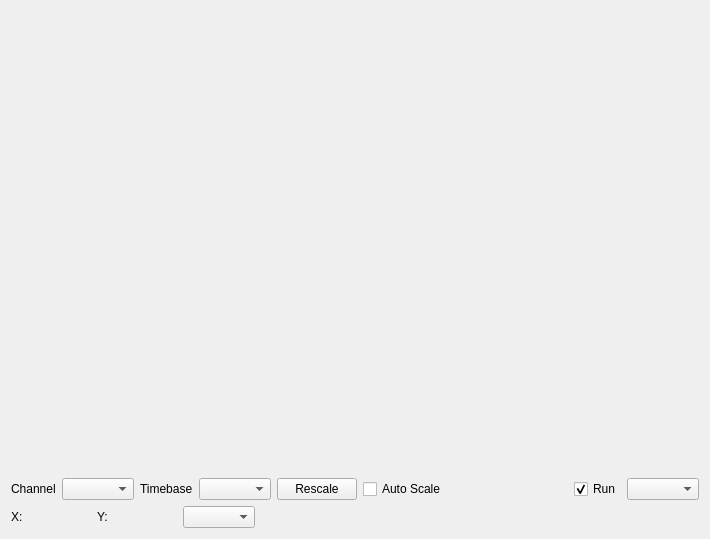
<?xml version="1.0" encoding="UTF-8"?>
<ui version="4.0">
 <class>Scope</class>
 <widget class="QWidget" name="Scope">
  <property name="geometry">
   <rect>
    <x>0</x>
    <y>0</y>
    <width>710</width>
    <height>539</height>
   </rect>
  </property>
  <property name="windowTitle">
   <string>FA Sniffer Viewer</string>
  </property>
  <layout class="QVBoxLayout" name="verticalLayout_2">
   <item>
    <widget class="QFrame" name="axes">
     <property name="sizePolicy">
      <sizepolicy hsizetype="Preferred" vsizetype="MinimumExpanding">
       <horstretch>0</horstretch>
       <verstretch>0</verstretch>
      </sizepolicy>
     </property>
     <property name="frameShape">
      <enum>QFrame::NoFrame</enum>
     </property>
     <property name="frameShadow">
      <enum>QFrame::Raised</enum>
     </property>
    </widget>
   </item>
   <item>
    <layout class="QHBoxLayout" name="horizontalLayout">
     <item>
      <widget class="QLabel" name="textLabel1">
       <property name="text">
        <string>Channel</string>
       </property>
       <property name="wordWrap">
        <bool>false</bool>
       </property>
      </widget>
     </item>
     <item>
      <widget class="QComboBox" name="channel"/>
     </item>
     <item>
      <widget class="QLabel" name="label">
       <property name="text">
        <string>Timebase</string>
       </property>
      </widget>
     </item>
     <item>
      <widget class="QComboBox" name="timebase"/>
     </item>
     <item>
      <widget class="QPushButton" name="rescale">
       <property name="text">
        <string>Rescale</string>
       </property>
      </widget>
     </item>
     <item>
      <widget class="QCheckBox" name="autoscale">
       <property name="text">
        <string>Auto Scale</string>
       </property>
      </widget>
     </item>
     <item>
      <spacer name="spacer1">
       <property name="orientation">
        <enum>Qt::Horizontal</enum>
       </property>
       <property name="sizeType">
        <enum>QSizePolicy::MinimumExpanding</enum>
       </property>
       <property name="sizeHint" stdset="0">
        <size>
         <width>13</width>
         <height>20</height>
        </size>
       </property>
      </spacer>
     </item>
     <item>
      <widget class="QCheckBox" name="run">
       <property name="text">
        <string>Run</string>
       </property>
       <property name="checked">
        <bool>true</bool>
       </property>
      </widget>
     </item>
     <item>
      <widget class="QComboBox" name="mode"/>
     </item>
    </layout>
   </item>
   <item>
    <layout class="QHBoxLayout" name="mode_action">
     <item>
      <widget class="QLabel" name="x_position">
       <property name="sizePolicy">
        <sizepolicy hsizetype="Minimum" vsizetype="Preferred">
         <horstretch>0</horstretch>
         <verstretch>0</verstretch>
        </sizepolicy>
       </property>
       <property name="minimumSize">
        <size>
         <width>80</width>
         <height>0</height>
        </size>
       </property>
       <property name="maximumSize">
        <size>
         <width>80</width>
         <height>16777215</height>
        </size>
       </property>
       <property name="text">
        <string>X:</string>
       </property>
      </widget>
     </item>
     <item>
      <widget class="QLabel" name="y_position">
       <property name="sizePolicy">
        <sizepolicy hsizetype="Minimum" vsizetype="Preferred">
         <horstretch>0</horstretch>
         <verstretch>0</verstretch>
        </sizepolicy>
       </property>
       <property name="minimumSize">
        <size>
         <width>80</width>
         <height>0</height>
        </size>
       </property>
       <property name="maximumSize">
        <size>
         <width>80</width>
         <height>16777215</height>
        </size>
       </property>
       <property name="text">
        <string>Y:</string>
       </property>
      </widget>
     </item>
     <item>
      <widget class="QComboBox" name="show_curves"/>
     </item>
     <item>
      <spacer name="horizontalSpacer">
       <property name="orientation">
        <enum>Qt::Horizontal</enum>
       </property>
       <property name="sizeHint" stdset="0">
        <size>
         <width>40</width>
         <height>20</height>
        </size>
       </property>
      </spacer>
     </item>
    </layout>
   </item>
  </layout>
 </widget>
 <layoutdefault spacing="6" margin="11"/>
 <pixmapfunction>qPixmapFromMimeSource</pixmapfunction>
 <resources/>
 <connections/>
</ui>
